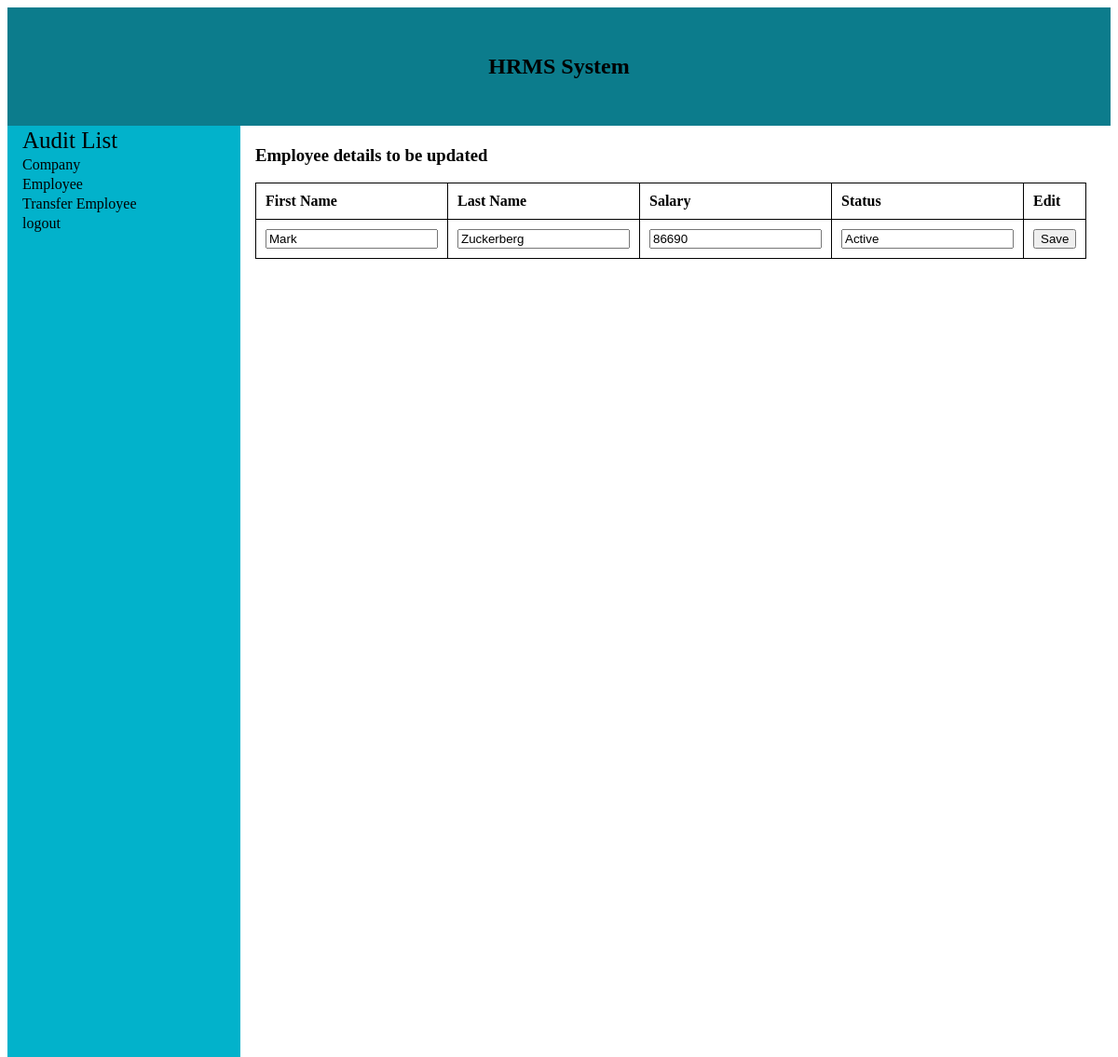
The app's page /cmpdetails/6/20/emp_update with its own data.
### cmpdetails/models.py (models this page shows)
class Employee(models.Model):
    emp_id = models.AutoField(primary_key=True)
    comp_id = models.ForeignKey(Company, on_delete=models.CASCADE)
    first_name = models.CharField(max_length=25)
    last_name = models.CharField(max_length=25)
    salary = models.IntegerField(default=0)
    status = models.CharField(max_length=10)

### cmpdetails/views.py (the view)
# urls.py: path('<int:comp_id>/<int:emp_id>/emp_update',views.emp_update, name='emp_update'),
def emp_update(request, comp_id, emp_id):
    emp_list= Employee.objects.get(emp_id=emp_id)
    context= {'emp_list':emp_list,}
    return render(request, 'cmpdetails/emp_update.html', context)

### cmpdetails/templates/cmpdetails/emp_update.html (shortened to what this page needs)
<!DOCTYPE html>
<html lang="en">
<head>
    {% load static %}
    <link rel="stylesheet" type="text/css" href="{% static 'cmpdetails/cmp_style.css' %}">
</head>
<body>
<div class="head_block" >
    <h2> HRMS System</h2>
</div>
<div class="left_block">
<span> Audit List</span>
    <a href="/cmpdetails/cmp_details" class="left_nav"> Company</a>
    <a href="/cmpdetails/cmp_details" class="left_nav"> Employee</a>
    <a href="#" class="left_nav">Transfer Employee</a>
    <a href="{% url 'logout' %}" class ="left_nav">logout</a>
</div>
<div class="content">
    <h3> Employee details to be updated </h3>
    <form action ="{% url 'cmpdetails:emp_update_save' emp_list.emp_id %}" method="post">
        <table>
            <tr>
                <th>First Name</th>
                <th>Last Name</th>
                <th>Salary</th>
                <th>Status</th>
                <th>Edit</th>
            </tr>
            <tr>
                <td><input type="text" name="emp_fname" id="emp_fname" value="{{emp_list.first_name}}"></td>
                <td><input type="text" name="emp_lname" id="emp_lname" value="{{emp_list.last_name}}"></td>
                <td><input type="text" name="emp_sal" id="emp_sal" value="{{emp_list.salary}}"></td>
                <td><input type="text" name="emp_status" id="emp_status" value="{{emp_list.status}}"></td>
                <td><input type="submit" name="Save" id="emp_save" value="Save" ></td>
            </tr>
        </table>
    </form>
</div>
</body>
</html>

### cmpdetails/static/cmpdetails/cmp_style.css (style rules this page uses)
* { box-sizing: border-box; }
div.head_block { background-color :#0C7C8C; text-align : center; color :Black; padding: 30px }
div.left_block { background-color :#02B2CB; text-align: left; float: left; height :1000px; width : 250px }
span { padding : 2px 1px 1px 16px; display : block; font-size: 25px; }
a.left_nav { font-side:20px; display: block; padding : 2px 1px 1px 16px; text-decoration:None; color: black; }
div.content { padding:2px 1px 1px 16px; float : left; }
table { border-collapse:collapse; width: 500px }
th , td { border: 1px solid Black; text-align:left; padding:10px; }

### records on screen
Employee: emp_fname "Mark", emp_lname "Zuckerberg", emp_sal "86690", emp_status "Active"
